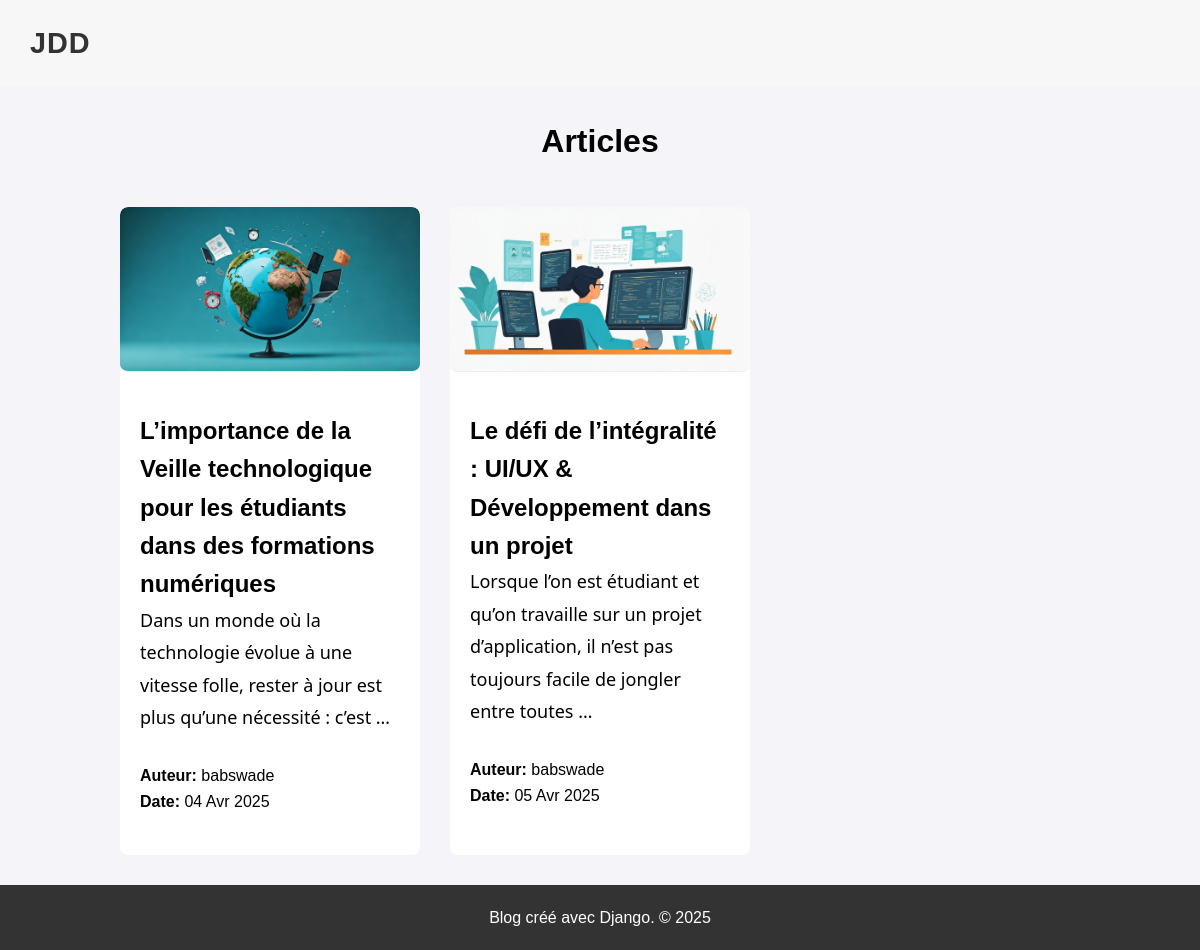
The app's page /, older data.
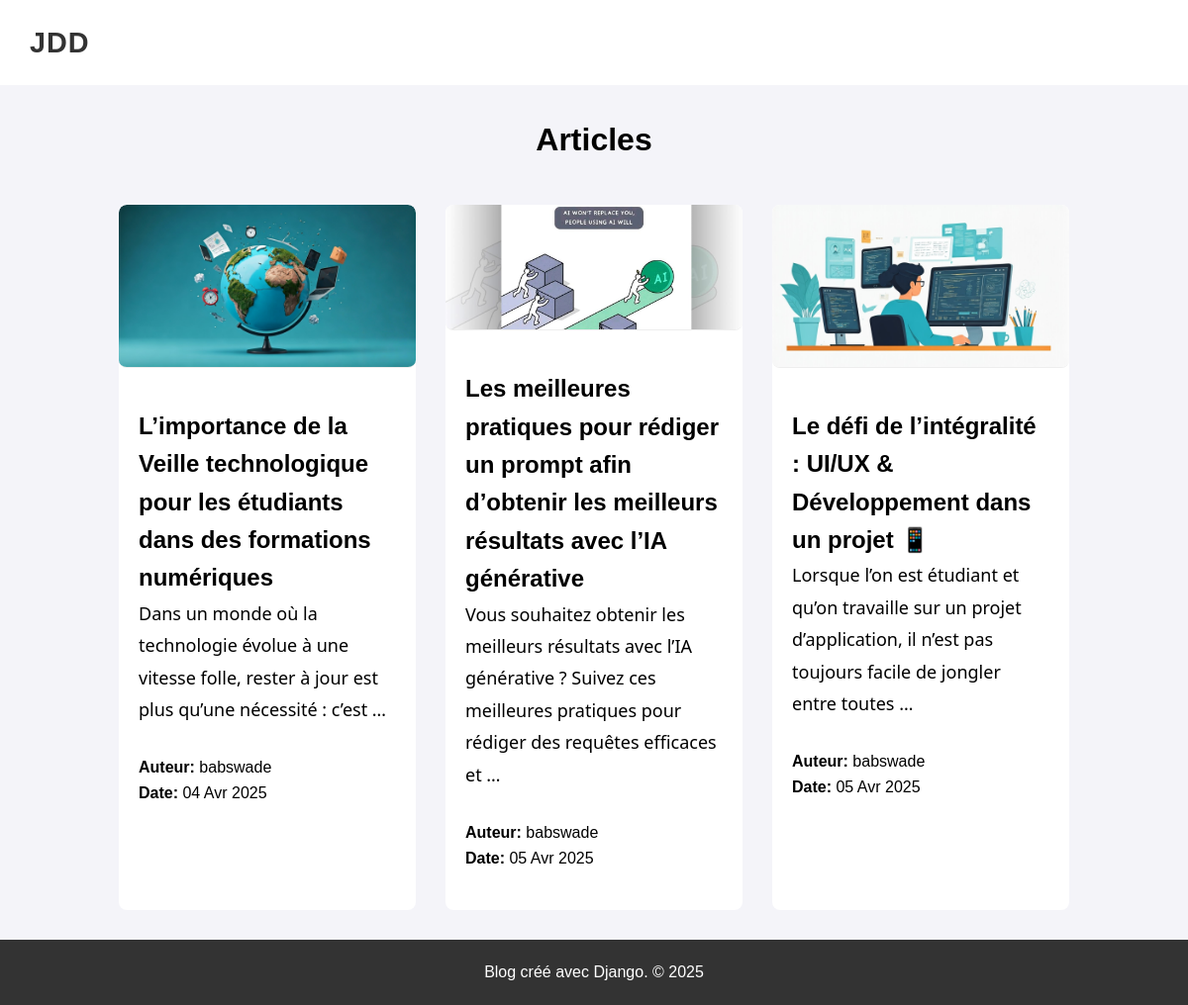
The same page, newer data.
### JournalDuDevApp/models.py (models this page shows, shortened)
class Article(models.Model):
    titre = models.CharField(max_length=200)
    contenu = RichTextField()
    date_publication = models.DateTimeField(auto_now_add=True)
    auteur = models.ForeignKey(User, on_delete=models.CASCADE)
    image = models.ImageField(upload_to='articles/', blank=True, null=True)

### JournalDuDevApp/views.py (the view)
# urls.py: path('', views.ArticleListView.as_view(), name='article_list'),
class ArticleListView(ListView):
    model = Article
    template_name = 'article_list.html'
    context_object_name = 'articles'

### JournalDuDevApp/templates/article_list.html (shortened to what this page needs)
{% extends 'base_generic.html' %}
{% block content %}
    <div class="container">
        <h1 class="page-title">Articles</h1>
        <ul class="article-list">
            {% for article in articles %}
                <li class="article-item">
                    <a href="{% url 'article_detail' article.pk %}"><div class="article-image">
                        <img src="{{ article.image.url }}" alt="Article Image" class="article-img">
                    </div></a>
                    <div class="article-details">
                       <a href="{% url 'article_detail' article.pk %}" class="article-title">{{ article.titre }}</a>
                        <p class="article-content">{{ article.contenu|striptags|truncatewords:20|safe }}</p>
                        <p class="article-meta"><strong>Auteur:</strong> {{ article.auteur }}<br><strong>Date:</strong> {{ article.date_publication|date:"d M Y" }}</p>
                    </div>
                </li>
            {% endfor %}
        </ul>
    </div>
{% endblock %}

### JournalDuDevApp/templates/base_generic.html (shortened to what this page needs)
<!DOCTYPE html>
<html lang="en">
<head>
 {% load static %}
    <link rel="stylesheet" href="{% static 'css/styles.css' %}">
</head>
<body>
  <header class="site-header">
  <a href="{% url 'article_list' %}" class="site-logo">
    <h1 class="site-title">JDD</h1>
  </a>
</header>
  <div class="content-wrapper">
    {% block content %}
    {% endblock %}
  </div>
  <footer class="site-footer">
    <p>Blog créé avec Django. &copy; 2025</p>
  </footer>
</body>
</html>

### static/css/styles.css (style rules this page uses)
* { margin: 0; padding: 0; box-sizing: border-box; }
body { font-family: 'Arial', sans-serif; background-color: #f4f4f9; color: #333; line-height: 1.6; padding: 0; }
h1, h2 { color: #333; }
.site-header { display: flex; justify-content: space-between; align-items: center; padding: 20px 30px; background-color: #ffffff; top: 0; left: 0; right: 0; z-index: 1000; transition: background-color 0.3s ease-in-out; width: 100%; }
.site-logo { text-decoration: none; }
.site-title { font-family: 'Arial', sans-serif; font-size: 1.8rem; font-weight: bold; color: #333; text-transform: uppercase; letter-spacing: 1px; margin: 0; }
.content-wrapper { margin: 30px 10%; }
.page-title { font-size: 2rem; font-weight: 700; text-align: center; margin-bottom: 40px; }
.article-list { list-style: none; display: grid; grid-template-columns: repeat(3, 1fr); gap: 30px; }
.article-item { background-color: white; border-radius: 8px; overflow: hidden; transition: transform 0.3s ease, box-shadow 0.3s ease; }
.article-img { width: 100%; height: auto; border-bottom: 1px solid #eee; }
.article-details { padding: 20px; }
.article-title { font-size: 1rem; font-weight: 600; color: #007bff; text-decoration: none; margin-bottom: 10px; }
.article-meta { font-size: 1rem; color: #777; margin-bottom: 10px; }
.site-footer { background-color: #333; color: white; padding: 20px; text-align: center; }
.site-footer p { font-size: 1rem; }
.article-title { font-size: 1.5rem; font-weight: 700; color: #000000; margin-bottom: 20px; }
.article-meta { font-size: 1rem; color: #000000; margin-bottom: 20px; }
.article-image { margin-bottom: 20px; }
.article-img { width: 100%; max-width: 800px; height: auto; border-radius: 8px; display: block; margin: 0 auto; }
.article-content { font-size: 1.125rem; line-height: 1.8; color: #000000; margin-bottom: 30px; margin-left: auto; margin-right: auto; font-family: "Segoe UI",Helvetica,Arial,sans-serif; font-weight: 100; }
h1 { font-size: 2rem; font-weight: 700; color: #333; margin-bottom: 20px; }
h1 { font-size: 1.8rem; font-weight: 700; color: #000000; margin-bottom: 20px; }

Row changes from the older to the newer data that the page shows:
removed Article: image (picture), titre "Le défi de l’intégralité : UI/UX & Développement dans un projet", contenu "Lorsque l’on est étudiant et qu’on travaille sur un projet d’application, il n’est pas toujours facile de jongler entre toutes …", auteur "babswade", date_publication "05 Avr 2025"
added Article: image (picture), titre "Les meilleures pratiques pour rédiger un prompt afin d’obtenir les meilleurs résultats avec l’IA générative", contenu "Vous souhaitez obtenir les meilleurs résultats avec l’IA générative ? Suivez ces meilleures pratiques pour rédiger des requêtes efficaces et …", auteur "babswade", date_publication "05 Avr 2025"
added Article: image (picture), titre "Le défi de l’intégralité : UI/UX & Développement dans un projet 📱", contenu "Lorsque l’on est étudiant et qu’on travaille sur un projet d’application, il n’est pas toujours facile de jongler entre toutes …", auteur "babswade", date_publication "05 Avr 2025"
